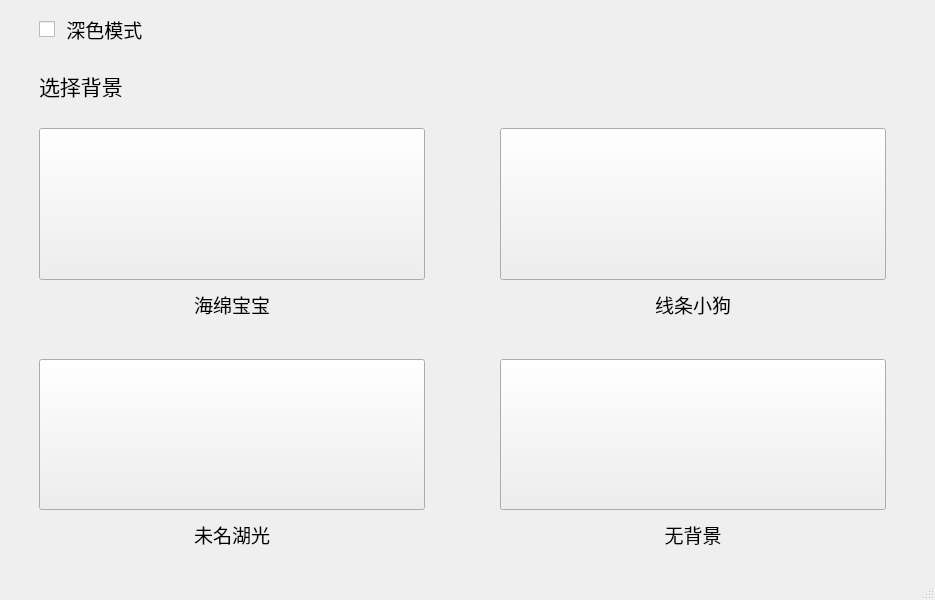
<?xml version="1.0" encoding="UTF-8"?>
<ui version="4.0">
 <class>ThemeWindow</class>
 <widget class="QMainWindow" name="ThemeWindow">
  <property name="geometry">
   <rect>
    <x>0</x>
    <y>0</y>
    <width>935</width>
    <height>600</height>
   </rect>
  </property>
  <property name="windowTitle">
   <string>MainWindow</string>
  </property>
  <widget class="QWidget" name="centralwidget">
   <layout class="QVBoxLayout" name="verticalLayout_2">
    <item>
     <layout class="QVBoxLayout" name="verticalLayout">
      <item>
       <spacer name="verticalSpacer_2">
        <property name="orientation">
         <enum>Qt::Vertical</enum>
        </property>
        <property name="sizeType">
         <enum>QSizePolicy::Maximum</enum>
        </property>
        <property name="sizeHint" stdset="0">
         <size>
          <width>20</width>
          <height>5</height>
         </size>
        </property>
       </spacer>
      </item>
      <item>
       <layout class="QHBoxLayout" name="horizontalLayout_2">
        <item>
         <spacer name="horizontalSpacer_4">
          <property name="orientation">
           <enum>Qt::Horizontal</enum>
          </property>
          <property name="sizeType">
           <enum>QSizePolicy::Maximum</enum>
          </property>
          <property name="sizeHint" stdset="0">
           <size>
            <width>30</width>
            <height>20</height>
           </size>
          </property>
         </spacer>
        </item>
        <item>
         <widget class="QCheckBox" name="checkBox">
          <property name="font">
           <font>
            <pointsize>14</pointsize>
           </font>
          </property>
          <property name="styleSheet">
           <string notr="true">QCheckBox::indicator {width: 16px; height: 16px;}</string>
          </property>
          <property name="text">
           <string> 深色模式</string>
          </property>
         </widget>
        </item>
       </layout>
      </item>
      <item>
       <spacer name="verticalSpacer">
        <property name="orientation">
         <enum>Qt::Vertical</enum>
        </property>
        <property name="sizeType">
         <enum>QSizePolicy::Maximum</enum>
        </property>
        <property name="sizeHint" stdset="0">
         <size>
          <width>20</width>
          <height>20</height>
         </size>
        </property>
       </spacer>
      </item>
      <item>
       <layout class="QHBoxLayout" name="horizontalLayout">
        <item>
         <spacer name="horizontalSpacer_3">
          <property name="orientation">
           <enum>Qt::Horizontal</enum>
          </property>
          <property name="sizeType">
           <enum>QSizePolicy::Maximum</enum>
          </property>
          <property name="sizeHint" stdset="0">
           <size>
            <width>30</width>
            <height>20</height>
           </size>
          </property>
         </spacer>
        </item>
        <item>
         <widget class="QLabel" name="label_5">
          <property name="font">
           <font>
            <pointsize>16</pointsize>
           </font>
          </property>
          <property name="text">
           <string>选择背景</string>
          </property>
         </widget>
        </item>
       </layout>
      </item>
      <item>
       <layout class="QGridLayout" name="gridLayout">
        <property name="leftMargin">
         <number>30</number>
        </property>
        <property name="topMargin">
         <number>20</number>
        </property>
        <property name="rightMargin">
         <number>40</number>
        </property>
        <property name="bottomMargin">
         <number>20</number>
        </property>
        <property name="horizontalSpacing">
         <number>75</number>
        </property>
        <property name="verticalSpacing">
         <number>0</number>
        </property>
        <item row="0" column="0">
         <layout class="QVBoxLayout" name="verticalLayout_3">
          <property name="spacing">
           <number>10</number>
          </property>
          <item>
           <widget class="QPushButton" name="themebutton1">
            <property name="sizePolicy">
             <sizepolicy hsizetype="Minimum" vsizetype="Expanding">
              <horstretch>0</horstretch>
              <verstretch>0</verstretch>
             </sizepolicy>
            </property>
            <property name="text">
             <string/>
            </property>
           </widget>
          </item>
          <item>
           <widget class="QLabel" name="label">
            <property name="font">
             <font>
              <pointsize>14</pointsize>
             </font>
            </property>
            <property name="text">
             <string>海绵宝宝</string>
            </property>
            <property name="alignment">
             <set>Qt::AlignCenter</set>
            </property>
           </widget>
          </item>
         </layout>
        </item>
        <item row="2" column="0">
         <layout class="QVBoxLayout" name="verticalLayout_5">
          <property name="spacing">
           <number>10</number>
          </property>
          <item>
           <widget class="QPushButton" name="themebutton3">
            <property name="sizePolicy">
             <sizepolicy hsizetype="Minimum" vsizetype="Expanding">
              <horstretch>0</horstretch>
              <verstretch>0</verstretch>
             </sizepolicy>
            </property>
            <property name="text">
             <string/>
            </property>
           </widget>
          </item>
          <item>
           <widget class="QLabel" name="label_3">
            <property name="font">
             <font>
              <pointsize>14</pointsize>
             </font>
            </property>
            <property name="text">
             <string>未名湖光</string>
            </property>
            <property name="alignment">
             <set>Qt::AlignCenter</set>
            </property>
           </widget>
          </item>
         </layout>
        </item>
        <item row="2" column="1">
         <layout class="QVBoxLayout" name="verticalLayout_6">
          <property name="spacing">
           <number>10</number>
          </property>
          <item>
           <widget class="QPushButton" name="themebutton4">
            <property name="sizePolicy">
             <sizepolicy hsizetype="Minimum" vsizetype="Expanding">
              <horstretch>0</horstretch>
              <verstretch>0</verstretch>
             </sizepolicy>
            </property>
            <property name="text">
             <string/>
            </property>
           </widget>
          </item>
          <item>
           <widget class="QLabel" name="label_4">
            <property name="font">
             <font>
              <pointsize>14</pointsize>
             </font>
            </property>
            <property name="text">
             <string>无背景</string>
            </property>
            <property name="alignment">
             <set>Qt::AlignCenter</set>
            </property>
           </widget>
          </item>
         </layout>
        </item>
        <item row="0" column="1">
         <layout class="QVBoxLayout" name="verticalLayout_4">
          <property name="spacing">
           <number>10</number>
          </property>
          <item>
           <widget class="QPushButton" name="themebutton2">
            <property name="sizePolicy">
             <sizepolicy hsizetype="Minimum" vsizetype="Expanding">
              <horstretch>0</horstretch>
              <verstretch>0</verstretch>
             </sizepolicy>
            </property>
            <property name="text">
             <string/>
            </property>
           </widget>
          </item>
          <item>
           <widget class="QLabel" name="label_2">
            <property name="font">
             <font>
              <pointsize>14</pointsize>
             </font>
            </property>
            <property name="text">
             <string>线条小狗</string>
            </property>
            <property name="alignment">
             <set>Qt::AlignCenter</set>
            </property>
           </widget>
          </item>
         </layout>
        </item>
        <item row="1" column="0">
         <spacer name="horizontalSpacer">
          <property name="orientation">
           <enum>Qt::Horizontal</enum>
          </property>
          <property name="sizeType">
           <enum>QSizePolicy::Expanding</enum>
          </property>
          <property name="sizeHint" stdset="0">
           <size>
            <width>40</width>
            <height>40</height>
           </size>
          </property>
         </spacer>
        </item>
        <item row="1" column="1">
         <spacer name="horizontalSpacer_2">
          <property name="orientation">
           <enum>Qt::Horizontal</enum>
          </property>
          <property name="sizeType">
           <enum>QSizePolicy::Expanding</enum>
          </property>
          <property name="sizeHint" stdset="0">
           <size>
            <width>40</width>
            <height>40</height>
           </size>
          </property>
         </spacer>
        </item>
       </layout>
      </item>
     </layout>
    </item>
   </layout>
  </widget>
  <widget class="QMenuBar" name="menubar">
   <property name="geometry">
    <rect>
     <x>0</x>
     <y>0</y>
     <width>935</width>
     <height>21</height>
    </rect>
   </property>
  </widget>
  <widget class="QStatusBar" name="statusbar"/>
 </widget>
 <resources/>
 <connections/>
</ui>
